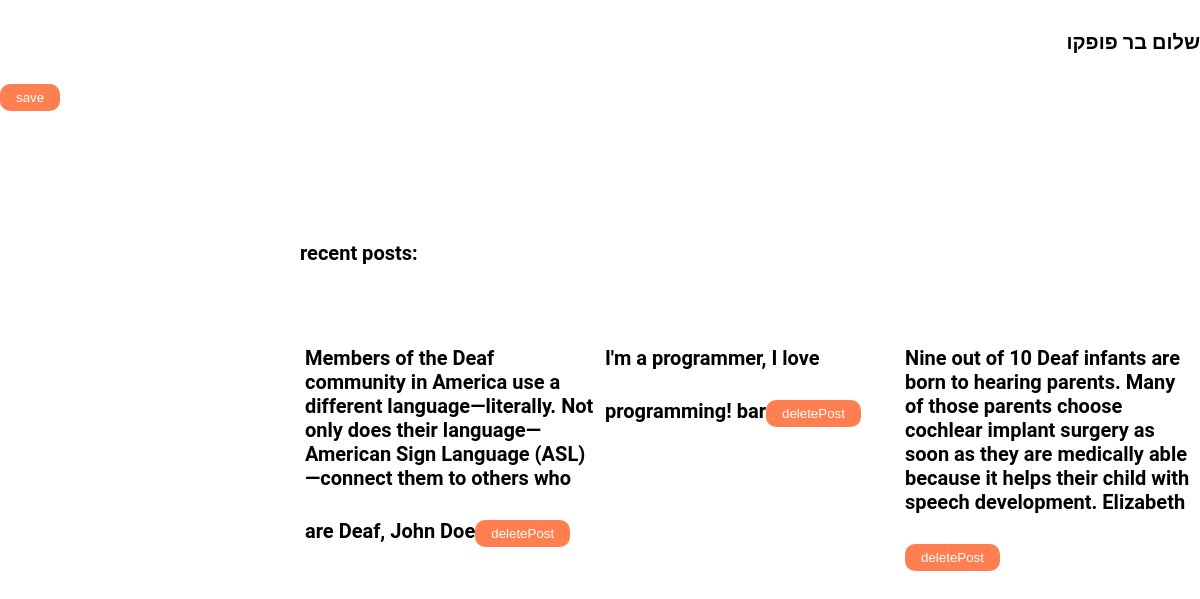
Page /index.php (signed in) on the committed database.
### tables this page shows
CREATE TABLE `post` (
  `post_id` int(11) NOT NULL,
  `post_title` varchar(255) NOT NULL,
  `post_detail` text NOT NULL,
  `post_category` varchar(255) NOT NULL,
  `post_image` text NOT NULL,
  `post_date` date NOT NULL,
  `post_status` varchar(255) NOT NULL DEFAULT 'Published',
  `post_author` varchar(255) NOT NULL,
  `post_views` int(11) NOT NULL DEFAULT 0,
  `post_comment_count` int(11) NOT NULL DEFAULT 0,
  `post_tags` text NOT NULL
);

### classes/dbClass.php (called while the page is built, shortened)
<?php
require_once('classes/post.php');
class dbClass
{
    private $host;
    private $db;
    private $charset;
    private $user;
    private $pass;
    private $opt = array(
        PDO::ATTR_ERRMODE => PDO::ERRMODE_EXCEPTION,
        PDO::ATTR_DEFAULT_FETCH_MODE => PDO::FETCH_ASSOC
    );
    private $connection;
    public function __construct(
        string $host = "localhost",
        string $db = "final_site",
        string $charset = "utf8",
        string $user = "root",
        string $pass = ""
    ) {
        $this->host = $host;
        $this->db = $db;
        $this->charset = $charset;
        $this->user = $user;
        $this->pass = $pass;
    }
    public function connect()
    {
        $dns = "mysql:host=$this->host;dbname=$this->db;charset=$this->charset";
        $this->connection = new PDO($dns, $this->user, $this->pass, $this->opt);
    }
    public function disconnect()
    {
        $this->connection = null;
    }
    public function getRecentPost()
    {
        $statement = $this->connection->prepare("SELECT * FROM post WHERE post_status =:status");
        $statement->execute([
            ':status' => 'Published'
        ]);
        $select = [];
        while ($post = $statement->fetchObject('post')) {
            $select[] = $post;
        }
        return $select;
    }
}

### classes/post.php (called while the page is built, shortened)
<?php
class post
{
    protected $post_id;
    protected $post_title;
    protected $post_author;
    public function getPostId()
    {
        return $this->post_id;
    }
    public function getPostTitle()
    {
        return $this->post_title;
    }
    public function getPostAuthor()
    {
        return $this->post_author;
    }
}

### includes/functions.php (the view, shortened to what this page needs)
<?php
require_once('classes/dbClass.php');
function getPost()
{
    $post = new dbClass();
    $content = $post->getRecentPost();
    foreach ($content as $item) {
        if (isset($_POST[$item->getPostId()]))
            $post->setNotPublished($item->getPostId());
        else
            echo "<p>" . $item->getPostTitle() . " " . $item->getPostAuthor() . "<input type=\"submit\" name=\"" . $item->getPostId() . "\" value=\"deletePost\"></p>";
    }
}

### css/style.css (style rules this page uses)
* { box-sizing: border-box; margin: 0; padding: 0; }
:root { font-size: 62.5%; }
html { font-family: "Roboto", sans-serif; }
body { color: #000; background: url("../img/wallpaper.jpg") fixed; background-size: 100%; }
input[type="submit"] { margin: 30px auto; background: coral; color: #fff; padding: 6px 16px; border: none; border-radius: 10px; }

### index.php (style rules this page uses)
p { background-color: white; margin: 5px; height: 200px; }

### rows in the picture
post: post_title "Members of the Deaf community in America use a different language—literally. Not only does their language—American Sign Language (ASL)—connect them to others who are Deaf,", post_author "John Doe"
post: post_title "I'm a programmer, I love programming!", post_author "bar"
post: post_title "Nine out of 10 Deaf infants are born to hearing parents. Many of those parents choose cochlear implant surgery as soon as they are medically able because it helps their child with speech development.", post_author "Elizabeth"

### other values in the picture
$_SESSION['user_name'] "בר פופקו"
